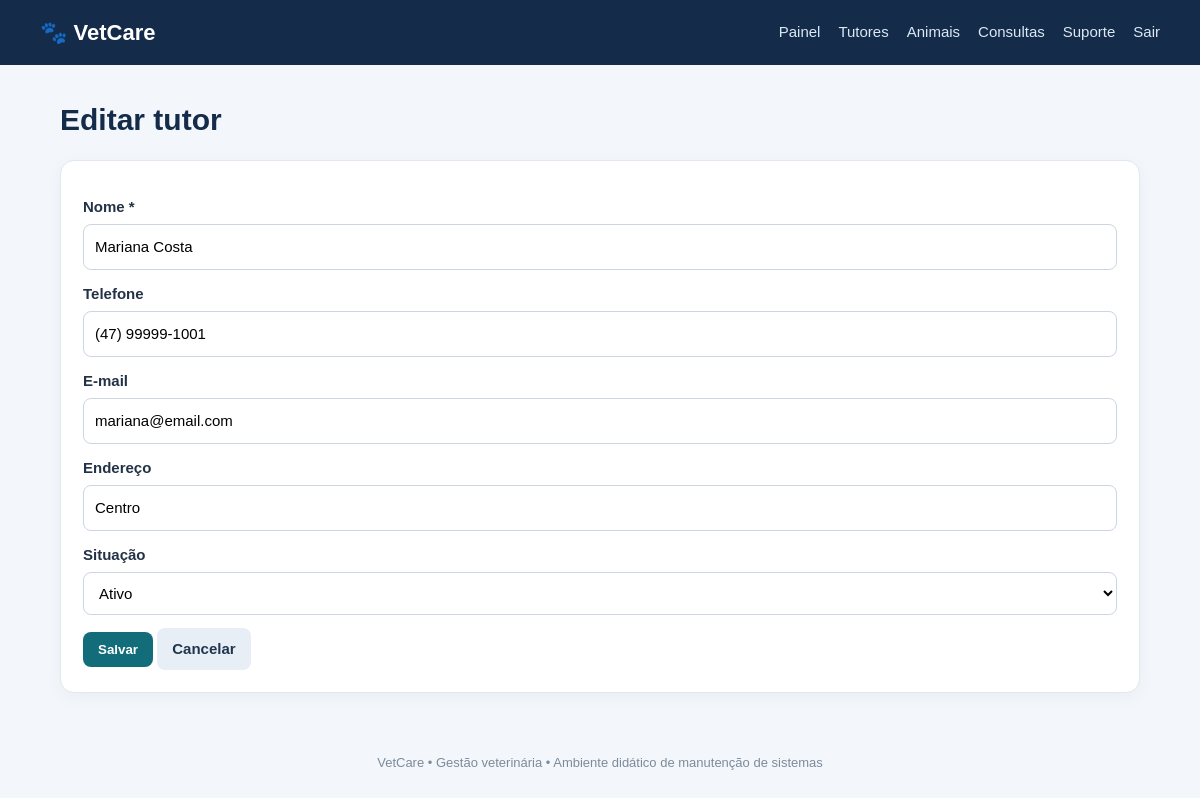
Screenshot of /tutores/form.php?id=1 (signed in) with the database file from the repository.
### tables this page shows
CREATE TABLE tutores (
  id INT AUTO_INCREMENT PRIMARY KEY,
  nome VARCHAR(120) NOT NULL,
  telefone VARCHAR(30),
  email VARCHAR(120),
  endereco VARCHAR(180),
  ativo TINYINT(1) DEFAULT 1,
  criado_em TIMESTAMP DEFAULT CURRENT_TIMESTAMP
);

### tutores/form.php (the view, shortened to what this page needs)
<!DOCTYPE html>
<html lang="en">
<head>
    <link rel="stylesheet" href="assets/style.css">
</head>
<body>
</body>
</html>
<?php
require_once __DIR__.'/../config/database.php'; require_once __DIR__.'/../config/auth.php'; exigirLogin();
$id=(int)($_GET['id']??0); $r=['nome'=>'','telefone'=>'','email'=>'','endereco'=>'','ativo'=>1];
if($id){$s=$pdo->prepare("SELECT * FROM tutores WHERE id=?");$s->execute([$id]);$r=$s->fetch()?:$r;}
$titulo=$id?'Editar tutor':'Novo tutor';include __DIR__.'/../includes/header.php';
?>
<h1><?=$titulo?></h1><section class="panel">
<form method="post">
<div class="field"><label>Nome *</label><input name="nome" value="<?=htmlspecialchars($r['nome'])?>" required></div>
<div class="field"><label>Telefone</label><input name="telefone" value="<?=htmlspecialchars($r['telefone'])?>"></div>
<div class="field"><label>E-mail</label><input type="email" name="email" value="<?=htmlspecialchars($r['email'])?>"></div>
<div class="field"><label>Endereço</label><input name="endereco" value="<?=htmlspecialchars($r['endereco'])?>"></div>
<?php if($id):?><div class="field"><label>Situação</label><select name="ativo"><option value="1" <?=$r['ativo']?'selected':''?>>Ativo</option><option value="0" <?=!$r['ativo']?'selected':''?>>Inativo</option></select></div><?php endif;?>
<button>Salvar</button> <a class="btn secondary" href="index.php">Cancelar</a>
</form></section><?php include __DIR__.'/../includes/footer.php';?>

### assets/style.css (style rules this page uses)
* { box-sizing:border-box }
body { margin:0;background:#f3f6fa;color:#243247;font:15px/1.5 Arial,sans-serif }
h1 { margin:0 0 8px;color:#142b4a }
.panel,.stat,.login-box { background:white;border:1px solid #e1e8f0;border-radius:14px;padding:22px;box-shadow:0 5px 18px #203c5b0a;margin:18px 0 }
.btn,button { display:inline-block;border:0;border-radius:8px;padding:10px 15px;background:#126c79;color:white;text-decoration:none;cursor:pointer;font-weight:700 }
.btn.secondary { background:#e8eef5;color:#20364e }
form .field { margin:13px 0 }
label { display:block;font-weight:700;margin-bottom:5px }
input,select,textarea { width:100%;padding:11px;border:1px solid #cbd6e2;border-radius:8px;font:inherit;background:#fff }

### rows the page displays
tutores: nome "Mariana Costa", telefone "(47) 99999-1001", email "mariana@email.com", endereco "Centro", ativo "Ativo"

### other values shown
$titulo "Editar tutor"
